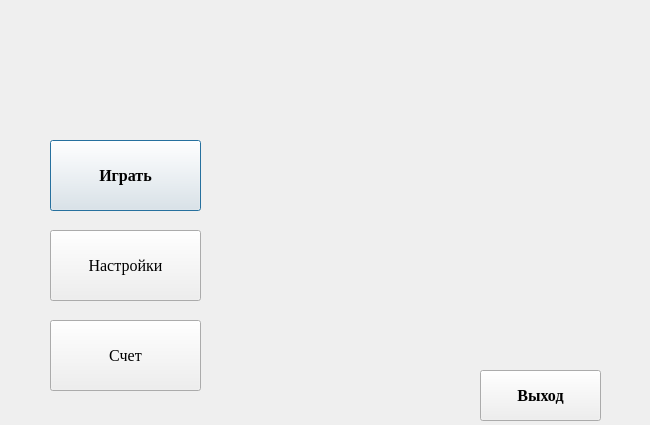
<?xml version="1.0" encoding="UTF-8"?>
<ui version="4.0">
 <class>mainDialogWindow</class>
 <widget class="QDialog" name="mainDialogWindow">
  <property name="geometry">
   <rect>
    <x>0</x>
    <y>0</y>
    <width>650</width>
    <height>425</height>
   </rect>
  </property>
  <property name="windowTitle">
   <string>Dialog</string>
  </property>
  <widget class="QLabel" name="label">
   <property name="geometry">
    <rect>
     <x>210</x>
     <y>15</y>
     <width>401</width>
     <height>341</height>
    </rect>
   </property>
   <property name="text">
    <string/>
   </property>
  </widget>
  <widget class="QPushButton" name="startGameButton">
   <property name="geometry">
    <rect>
     <x>50</x>
     <y>140</y>
     <width>151</width>
     <height>71</height>
    </rect>
   </property>
   <property name="font">
    <font>
     <family>Times New Roman</family>
     <pointsize>12</pointsize>
     <weight>75</weight>
     <bold>true</bold>
    </font>
   </property>
   <property name="text">
    <string>Играть</string>
   </property>
  </widget>
  <widget class="QPushButton" name="quitButton">
   <property name="geometry">
    <rect>
     <x>480</x>
     <y>370</y>
     <width>121</width>
     <height>51</height>
    </rect>
   </property>
   <property name="sizePolicy">
    <sizepolicy hsizetype="Fixed" vsizetype="Fixed">
     <horstretch>0</horstretch>
     <verstretch>0</verstretch>
    </sizepolicy>
   </property>
   <property name="font">
    <font>
     <family>Times New Roman</family>
     <pointsize>12</pointsize>
     <weight>75</weight>
     <italic>false</italic>
     <bold>true</bold>
     <underline>false</underline>
     <strikeout>false</strikeout>
    </font>
   </property>
   <property name="text">
    <string>Выход</string>
   </property>
  </widget>
  <widget class="QPushButton" name="loadSaveGame">
   <property name="geometry">
    <rect>
     <x>50</x>
     <y>230</y>
     <width>151</width>
     <height>71</height>
    </rect>
   </property>
   <property name="font">
    <font>
     <family>Times New Roman</family>
     <pointsize>12</pointsize>
    </font>
   </property>
   <property name="text">
    <string>Настройки</string>
   </property>
  </widget>
  <widget class="QPushButton" name="checkScores">
   <property name="geometry">
    <rect>
     <x>50</x>
     <y>320</y>
     <width>151</width>
     <height>71</height>
    </rect>
   </property>
   <property name="font">
    <font>
     <family>Times New Roman</family>
     <pointsize>12</pointsize>
    </font>
   </property>
   <property name="text">
    <string>Счет</string>
   </property>
  </widget>
 </widget>
 <resources/>
 <connections/>
</ui>
